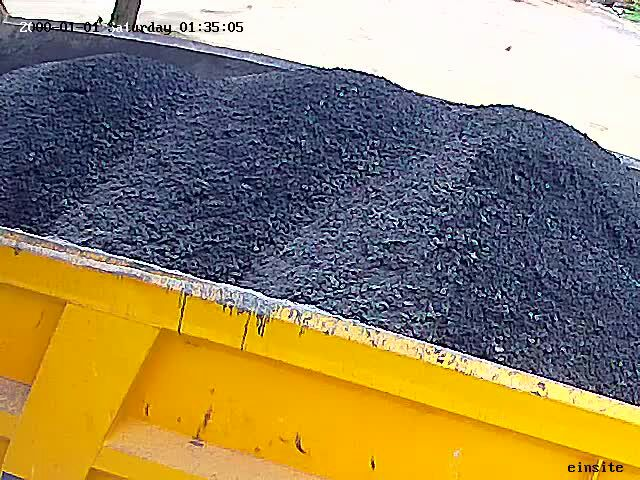
#> input picture Test/IMGWA0010.jpeg, 640 x 480 px
$ python displayImage.py
#> lines starting #> are read from the running program, lines starting #| are printed output that depends on the picture; after the words box and inside, x2 and y2 are one past the last pixel; in counts of white or black regions, pixels touching at a corner belong together
import cv2


img = cv2.imread('IMGWA0010.jpeg')
#> img is the input picture: shape (480, 640, 3); mean B, G, R 97.7, 133.3, 149.3
w,h = img.shape[:2]
#> w = 480; h = 640
print(w)
#| 480
print(h)
#| 640
font = cv2.FONT_HERSHEY_SIMPLEX
# cv2.putText(img,'Hello World!',(10,500), font, 1,(255,255,255),2)
cv2.putText(img,'OpenCV',(10,450), font, 1,(255,255,255),2,cv2.LINE_AA)
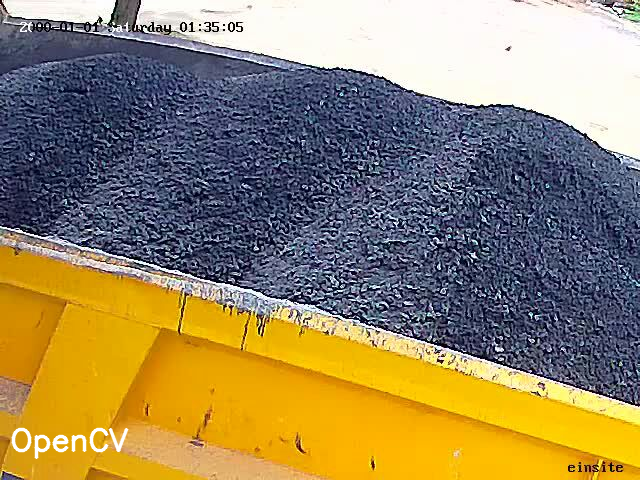
#> img: shape (480, 640, 3); 0.47% of pixels changed, all inside (x1, y1, x2, y2) = (11, 427, 129, 460)
# cv2.namedWindow("DisplaHere", cv2.WINDOW_AUTOSIZE)
cv2.imshow("DisplaHere",img)
cv2.waitKey()

$ run again, with Test/IMGWA0019.jpeg copied over Test/IMGWA0010.jpeg
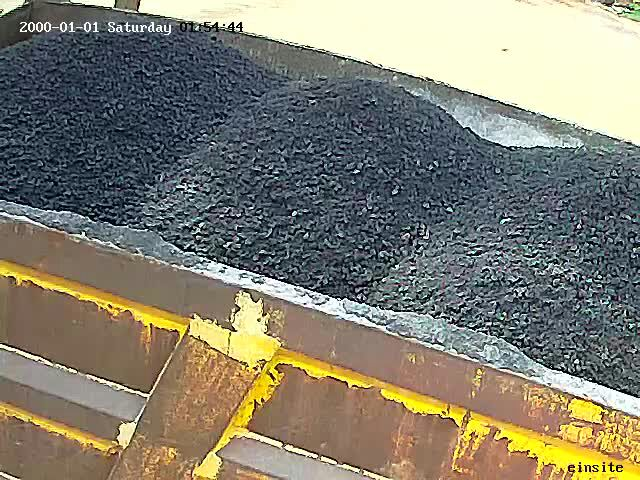
#> input picture Test/IMGWA0019.jpeg, 640 x 480 px
#> img is the input picture: shape (480, 640, 3); mean B, G, R 113.5, 127.8, 130.5
#| 480
#| 640
#> `cv2.putText(img,'OpenCV',(10,450), font, 1,(255,255,255),2,cv2.LINE_AA)`:
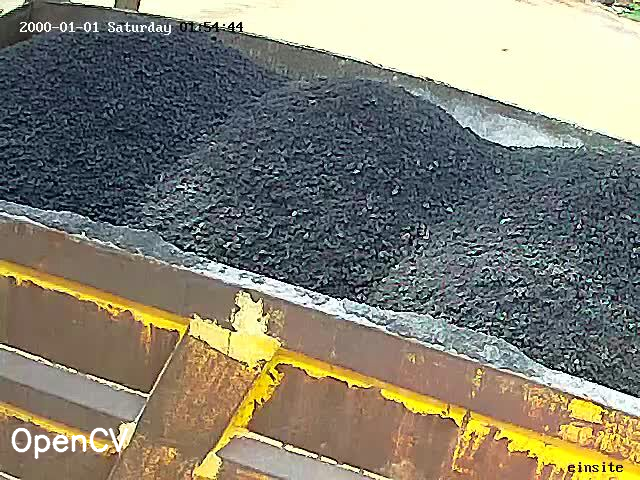
#> img: shape (480, 640, 3); 0.47% of pixels changed, all inside (x1, y1, x2, y2) = (11, 427, 129, 460)

$ run again, with Test/IMGWA0024.jpeg copied over Test/IMGWA0010.jpeg
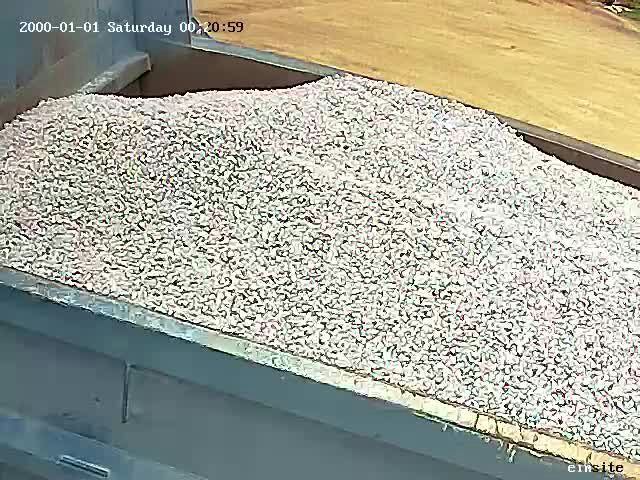
#> input picture Test/IMGWA0024.jpeg, 640 x 480 px
#> img is the input picture: shape (480, 640, 3); mean B, G, R 154.4, 168.1, 166.8
#| 480
#| 640
#> `cv2.putText(img,'OpenCV',(10,450), font, 1,(255,255,255),2,cv2.LINE_AA)`:
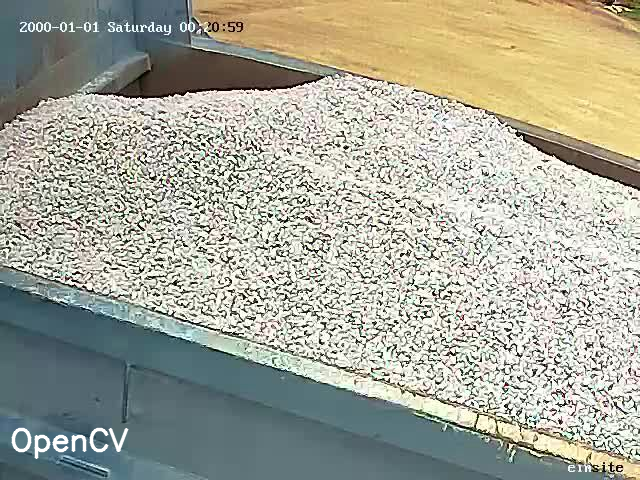
#> img: shape (480, 640, 3); 0.47% of pixels changed, all inside (x1, y1, x2, y2) = (11, 427, 129, 460)
